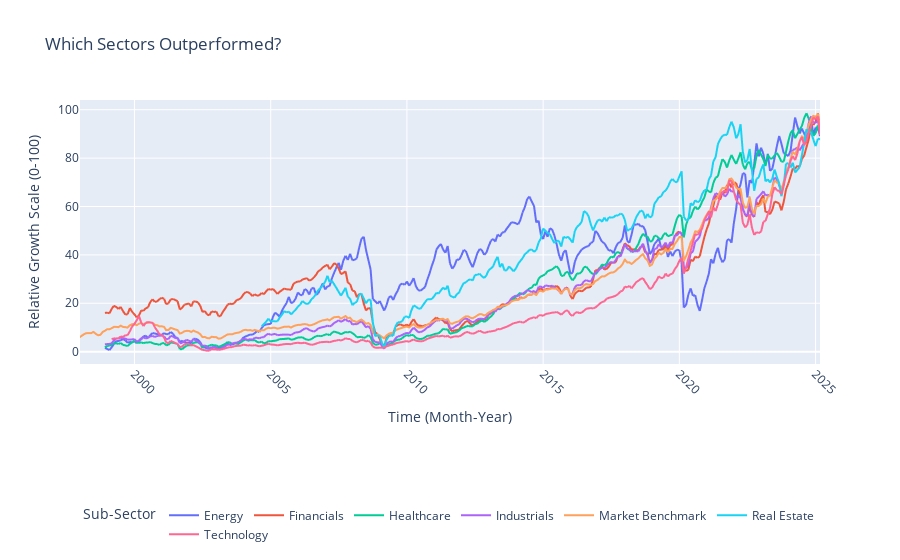

This figure's notebook cell:
### Code cell
# First EDA. 
# Comparing the normalized prices of ETFs against the SP&500 benchmark. 
pivot_table1 = sub_df.pivot_table(
    index = "Month_Year",
    columns = "Industry",
    values = "Adj Close Normalized 0 - 100",
    aggfunc = "mean"
)

fig = px.line(
    pivot_table1,
    x=pivot_table1.index,
    y=pivot_table1.columns,
    title="Which Sectors Outperformed?",
    labels={'value': 'Normalized Avg Adj Close (0-100)', 'Month_Year': 'Month-Year'}
)

fig.update_layout(
    xaxis_title='Time (Month-Year)',
    yaxis_title='Relative Growth Scale (0-100)',
    legend_title='Sub-Sector',
    xaxis_tickangle=45,
     legend=dict(
        orientation="h",        # horizontal layout
        yanchor="bottom",
        y=-0.7,                 # adjust how far below the x-axis it appears
        xanchor="center",
        x=0.5
    )
)
fig.show()

### Figure 1 — Plotly figure (JSON) as saved in the notebook; plotly's stock layout.template omitted (floating-point values rounded to 4 significant figures; data arrays with more than 128 entries replaced by an {"elided": "..."} marker saying what was removed)
{"data": [{"hovertemplate": "Industry=Energy<br>Month-Year=%{x}<br>Normalized Avg Adj Close (0-100)=%{y}<extra></extra>", "legendgroup": "Energy", "line": {"color": "#636efa", "dash": "solid"}, "marker": {"symbol": "circle"}, "mode": "lines", "name": "Energy", "showlegend": true, "type": "scattergl", "x": {"elided": "327 str values"}, "xaxis": "x", "y": {"elided": "327 float values"}, "yaxis": "y"}, {"hovertemplate": "Industry=Financials<br>Month-Year=%{x}<br>Normalized Avg Adj Close (0-100)=%{y}<extra></extra>", "legendgroup": "Financials", "line": {"color": "#EF553B", "dash": "solid"}, "marker": {"symbol": "circle"}, "mode": "lines", "name": "Financials", "showlegend": true, "type": "scattergl", "x": {"elided": "327 str values"}, "xaxis": "x", "y": {"elided": "327 float values"}, "yaxis": "y"}, {"hovertemplate": "Industry=Healthcare<br>Month-Year=%{x}<br>Normalized Avg Adj Close (0-100)=%{y}<extra></extra>", "legendgroup": "Healthcare", "line": {"color": "#00cc96", "dash": "solid"}, "marker": {"symbol": "circle"}, "mode": "lines", "name": "Healthcare", "showlegend": true, "type": "scattergl", "x": {"elided": "327 str values"}, "xaxis": "x", "y": {"elided": "327 float values"}, "yaxis": "y"}, {"hovertemplate": "Industry=Industrials<br>Month-Year=%{x}<br>Normalized Avg Adj Close (0-100)=%{y}<extra></extra>", "legendgroup": "Industrials", "line": {"color": "#ab63fa", "dash": "solid"}, "marker": {"symbol": "circle"}, "mode": "lines", "name": "Industrials", "showlegend": true, "type": "scattergl", "x": {"elided": "327 str values"}, "xaxis": "x", "y": {"elided": "327 float values"}, "yaxis": "y"}, {"hovertemplate": "Industry=Market Benchmark<br>Month-Year=%{x}<br>Normalized Avg Adj Close (0-100)=%{y}<extra></extra>", "legendgroup": "Market Benchmark", "line": {"color": "#FFA15A", "dash": "solid"}, "marker": {"symbol": "circle"}, "mode": "lines", "name": "Market Benchmark", "showlegend": true, "type": "scattergl", "x": {"elided": "327 str values"}, "xaxis": "x", "y": {"elided": "327 float values"}, "yaxis": "y"}, {"hovertemplate": "Industry=Real Estate<br>Month-Year=%{x}<br>Normalized Avg Adj Close (0-100)=%{y}<extra></extra>", "legendgroup": "Real Estate", "line": {"color": "#19d3f3", "dash": "solid"}, "marker": {"symbol": "circle"}, "mode": "lines", "name": "Real Estate", "showlegend": true, "type": "scattergl", "x": {"elided": "327 str values"}, "xaxis": "x", "y": {"elided": "327 float values"}, "yaxis": "y"}, {"hovertemplate": "Industry=Technology<br>Month-Year=%{x}<br>Normalized Avg Adj Close (0-100)=%{y}<extra></extra>", "legendgroup": "Technology", "line": {"color": "#FF6692", "dash": "solid"}, "marker": {"symbol": "circle"}, "mode": "lines", "name": "Technology", "showlegend": true, "type": "scattergl", "x": {"elided": "327 str values"}, "xaxis": "x", "y": {"elided": "327 float values"}, "yaxis": "y"}], "layout": {"legend": {"orientation": "h", "title": {"text": "Sub-Sector"}, "tracegroupgap": 0, "x": 0.5, "xanchor": "center", "y": -0.7, "yanchor": "bottom"}, "title": {"text": "Which Sectors Outperformed?"}, "xaxis": {"anchor": "y", "domain": [0, 1], "tickangle": 45, "title": {"text": "Time (Month-Year)"}}, "yaxis": {"anchor": "x", "domain": [0, 1], "title": {"text": "Relative Growth Scale (0-100)"}}}}
